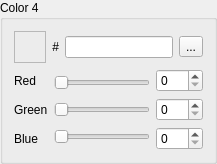
        <widget class="QGroupBox" name="group_4">
         <property name="title">
          <string>Color 4</string>
         </property>
         <layout class="QFormLayout" name="formLayout_43">
          <item row="0" column="0">
           <widget class="QFrame" name="colorFrame_4">
            <property name="minimumSize">
             <size>
              <width>32</width>
              <height>32</height>
             </size>
            </property>
            <property name="maximumSize">
             <size>
              <width>32</width>
              <height>32</height>
             </size>
            </property>
            <property name="frameShape">
             <enum>QFrame::StyledPanel</enum>
            </property>
            <property name="frameShadow">
             <enum>QFrame::Raised</enum>
            </property>
           </widget>
          </item>
          <item row="1" column="0" colspan="2">
           <widget class="QFrame" name="frame_149">
            <property name="frameShape">
             <enum>QFrame::NoFrame</enum>
            </property>
            <property name="frameShadow">
             <enum>QFrame::Raised</enum>
            </property>
            <layout class="QHBoxLayout" name="horizontalLayout_43">
             <property name="leftMargin">
              <number>0</number>
             </property>
             <property name="topMargin">
              <number>0</number>
             </property>
             <property name="rightMargin">
              <number>0</number>
             </property>
             <property name="bottomMargin">
              <number>0</number>
             </property>
             <item>
              <widget class="QFrame" name="frame_150">
               <property name="frameShape">
                <enum>QFrame::NoFrame</enum>
               </property>
               <property name="frameShadow">
                <enum>QFrame::Raised</enum>
               </property>
               <layout class="QVBoxLayout" name="verticalLayout_85">
                <property name="leftMargin">
                 <number>0</number>
                </property>
                <property name="topMargin">
                 <number>0</number>
                </property>
                <property name="rightMargin">
                 <number>0</number>
                </property>
                <property name="bottomMargin">
                 <number>0</number>
                </property>
                <item>
                 <widget class="QLabel" name="label_85">
                  <property name="text">
                   <string>Red</string>
                  </property>
                 </widget>
                </item>
                <item>
                 <widget class="QLabel" name="label_86">
                  <property name="text">
                   <string>Green</string>
                  </property>
                 </widget>
                </item>
                <item>
                 <widget class="QLabel" name="label_87">
                  <property name="text">
                   <string>Blue</string>
                  </property>
                 </widget>
                </item>
               </layout>
              </widget>
             </item>
             <item>
              <widget class="QFrame" name="frame_151">
               <property name="frameShape">
                <enum>QFrame::NoFrame</enum>
               </property>
               <property name="frameShadow">
                <enum>QFrame::Raised</enum>
               </property>
               <layout class="QVBoxLayout" name="verticalLayout_86">
                <property name="leftMargin">
                 <number>0</number>
                </property>
                <property name="topMargin">
                 <number>0</number>
                </property>
                <property name="rightMargin">
                 <number>0</number>
                </property>
                <property name="bottomMargin">
                 <number>0</number>
                </property>
                <item>
                 <widget class="QSlider" name="slider_red_4">
                  <property name="maximum">
                   <number>31</number>
                  </property>
                  <property name="pageStep">
                   <number>4</number>
                  </property>
                  <property name="orientation">
                   <enum>Qt::Horizontal</enum>
                  </property>
                 </widget>
                </item>
                <item>
                 <widget class="QSlider" name="slider_green_4">
                  <property name="maximum">
                   <number>31</number>
                  </property>
                  <property name="pageStep">
                   <number>4</number>
                  </property>
                  <property name="orientation">
                   <enum>Qt::Horizontal</enum>
                  </property>
                 </widget>
                </item>
                <item>
                 <widget class="QSlider" name="slider_blue_4">
                  <property name="maximum">
                   <number>31</number>
                  </property>
                  <property name="pageStep">
                   <number>4</number>
                  </property>
                  <property name="orientation">
                   <enum>Qt::Horizontal</enum>
                  </property>
                 </widget>
                </item>
               </layout>
              </widget>
             </item>
             <item>
              <widget class="QFrame" name="frame_152">
               <property name="frameShape">
                <enum>QFrame::NoFrame</enum>
               </property>
               <property name="frameShadow">
                <enum>QFrame::Raised</enum>
               </property>
               <layout class="QVBoxLayout" name="verticalLayout_87">
                <property name="leftMargin">
                 <number>0</number>
                </property>
                <property name="topMargin">
                 <number>0</number>
                </property>
                <property name="rightMargin">
                 <number>0</number>
                </property>
                <property name="bottomMargin">
                 <number>0</number>
                </property>
                <item>
                 <widget class="QSpinBox" name="spin_red_4">
                  <property name="maximum">
                   <number>255</number>
                  </property>
                  <property name="singleStep">
                   <number>8</number>
                  </property>
                 </widget>
                </item>
                <item>
                 <widget class="QSpinBox" name="spin_green_4">
                  <property name="maximum">
                   <number>255</number>
                  </property>
                  <property name="singleStep">
                   <number>8</number>
                  </property>
                 </widget>
                </item>
                <item>
                 <widget class="QSpinBox" name="spin_blue_4">
                  <property name="maximum">
                   <number>255</number>
                  </property>
                  <property name="singleStep">
                   <number>8</number>
                  </property>
                 </widget>
                </item>
               </layout>
              </widget>
             </item>
            </layout>
           </widget>
          </item>
          <item row="0" column="1">
           <widget class="QFrame" name="frame_153">
            <property name="frameShape">
             <enum>QFrame::NoFrame</enum>
            </property>
            <property name="frameShadow">
             <enum>QFrame::Raised</enum>
            </property>
            <layout class="QVBoxLayout" name="verticalLayout_88">
             <property name="leftMargin">
              <number>0</number>
             </property>
             <property name="topMargin">
              <number>0</number>
             </property>
             <property name="rightMargin">
              <number>0</number>
             </property>
             <property name="bottomMargin">
              <number>0</number>
             </property>
             <item>
              <widget class="QFrame" name="frame_154">
               <property name="frameShape">
                <enum>QFrame::NoFrame</enum>
               </property>
               <property name="frameShadow">
                <enum>QFrame::Raised</enum>
               </property>
               <layout class="QGridLayout" name="gridLayout_6">
                <property name="leftMargin">
                 <number>0</number>
                </property>
                <property name="topMargin">
                 <number>0</number>
                </property>
                <property name="rightMargin">
                 <number>0</number>
                </property>
                <property name="bottomMargin">
                 <number>0</number>
                </property>
                <item row="0" column="0">
                 <widget class="QFrame" name="frame_155">
                  <property name="frameShape">
                   <enum>QFrame::NoFrame</enum>
                  </property>
                  <property name="frameShadow">
                   <enum>QFrame::Raised</enum>
                  </property>
                  <layout class="QFormLayout" name="formLayout_44">
                   <property name="leftMargin">
                    <number>0</number>
                   </property>
                   <property name="topMargin">
                    <number>0</number>
                   </property>
                   <property name="rightMargin">
                    <number>0</number>
                   </property>
                   <property name="bottomMargin">
                    <number>0</number>
                   </property>
                   <item row="0" column="0">
                    <widget class="QLabel" name="label_88">
                     <property name="text">
                      <string>#</string>
                     </property>
                     <property name="alignment">
                      <set>Qt::AlignRight|Qt::AlignTrailing|Qt::AlignVCenter</set>
                     </property>
                    </widget>
                   </item>
                   <item row="0" column="1">
                    <widget class="QLineEdit" name="hex_4"/>
                   </item>
                  </layout>
                 </widget>
                </item>
                <item row="0" column="1">
                 <widget class="QToolButton" name="pick_4">
                  <property name="text">
                   <string>...</string>
                  </property>
                  <property name="icon">
                   <iconset resource="../resources/images.qrc">
                    <normaloff>:/icons/pipette.ico</normaloff>:/icons/pipette.ico</iconset>
                  </property>
                 </widget>
                </item>
               </layout>
              </widget>
             </item>
            </layout>
           </widget>
          </item>
         </layout>
        </widget>
